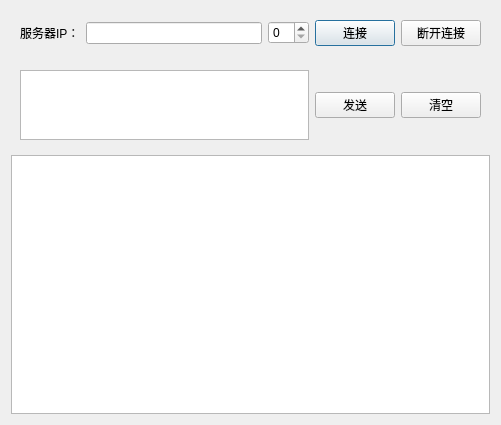
<?xml version="1.0" encoding="UTF-8"?>
<ui version="4.0">
 <class>DialogTcpClient</class>
 <widget class="QDialog" name="DialogTcpClient">
  <property name="geometry">
   <rect>
    <x>0</x>
    <y>0</y>
    <width>501</width>
    <height>425</height>
   </rect>
  </property>
  <property name="windowTitle">
   <string>Dialog</string>
  </property>
  <layout class="QVBoxLayout" name="verticalLayout" stretch="1,5,15">
   <item>
    <widget class="QWidget" name="widget" native="true">
     <layout class="QHBoxLayout" name="horizontalLayout">
      <item>
       <widget class="QLabel" name="label">
        <property name="text">
         <string>服务器IP：</string>
        </property>
       </widget>
      </item>
      <item>
       <widget class="QLineEdit" name="leHost"/>
      </item>
      <item>
       <widget class="QSpinBox" name="sbPort"/>
      </item>
      <item>
       <widget class="QPushButton" name="btnConnect">
        <property name="text">
         <string>连接</string>
        </property>
       </widget>
      </item>
      <item>
       <widget class="QPushButton" name="btnDisconnect">
        <property name="text">
         <string>断开连接</string>
        </property>
       </widget>
      </item>
     </layout>
    </widget>
   </item>
   <item>
    <widget class="QWidget" name="widget_2" native="true">
     <layout class="QHBoxLayout" name="horizontalLayout_2">
      <item>
       <widget class="QPlainTextEdit" name="leContent"/>
      </item>
      <item>
       <widget class="QPushButton" name="btnSend">
        <property name="text">
         <string>发送</string>
        </property>
       </widget>
      </item>
      <item>
       <widget class="QPushButton" name="btnClear">
        <property name="text">
         <string>清空</string>
        </property>
       </widget>
      </item>
     </layout>
    </widget>
   </item>
   <item>
    <widget class="QPlainTextEdit" name="plainTextEdit"/>
   </item>
  </layout>
 </widget>
 <resources/>
 <connections/>
</ui>
